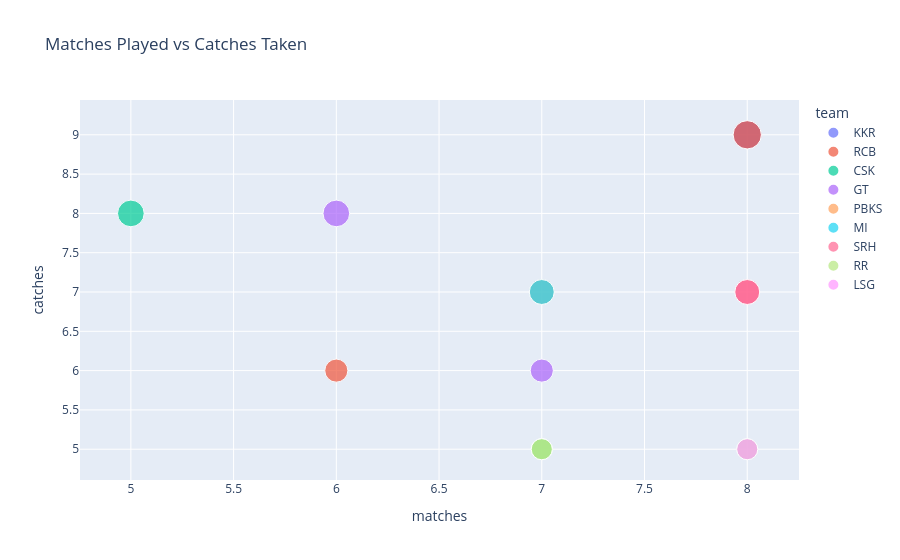

This figure's notebook cell:
### Code cell
fig = px.scatter(df, x="matches", y="catches", color="team", size="catches",
                 title="Matches Played vs Catches Taken")
fig.show()

### Figure 1 — Plotly figure (JSON) as saved in the notebook; plotly's stock layout.template omitted (floating-point values rounded to 4 significant figures)
{"data": [{"hovertemplate": "team=KKR<br>matches=%{x}<br>catches=%{marker.size}<extra></extra>", "legendgroup": "KKR", "marker": {"color": "#636efa", "size": [9], "sizemode": "area", "sizeref": 0.0225, "symbol": "circle"}, "mode": "markers", "name": "KKR", "orientation": "v", "showlegend": true, "type": "scatter", "x": [8], "xaxis": "x", "y": [9], "yaxis": "y"}, {"hovertemplate": "team=RCB<br>matches=%{x}<br>catches=%{marker.size}<extra></extra>", "legendgroup": "RCB", "marker": {"color": "#EF553B", "size": [9, 6], "sizemode": "area", "sizeref": 0.0225, "symbol": "circle"}, "mode": "markers", "name": "RCB", "orientation": "v", "showlegend": true, "type": "scatter", "x": [8, 6], "xaxis": "x", "y": [9, 6], "yaxis": "y"}, {"hovertemplate": "team=CSK<br>matches=%{x}<br>catches=%{marker.size}<extra></extra>", "legendgroup": "CSK", "marker": {"color": "#00cc96", "size": [8], "sizemode": "area", "sizeref": 0.0225, "symbol": "circle"}, "mode": "markers", "name": "CSK", "orientation": "v", "showlegend": true, "type": "scatter", "x": [5], "xaxis": "x", "y": [8], "yaxis": "y"}, {"hovertemplate": "team=GT<br>matches=%{x}<br>catches=%{marker.size}<extra></extra>", "legendgroup": "GT", "marker": {"color": "#ab63fa", "size": [8, 6], "sizemode": "area", "sizeref": 0.0225, "symbol": "circle"}, "mode": "markers", "name": "GT", "orientation": "v", "showlegend": true, "type": "scatter", "x": [6, 7], "xaxis": "x", "y": [8, 6], "yaxis": "y"}, {"hovertemplate": "team=PBKS<br>matches=%{x}<br>catches=%{marker.size}<extra></extra>", "legendgroup": "PBKS", "marker": {"color": "#FFA15A", "size": [7], "sizemode": "area", "sizeref": 0.0225, "symbol": "circle"}, "mode": "markers", "name": "PBKS", "orientation": "v", "showlegend": true, "type": "scatter", "x": [7], "xaxis": "x", "y": [7], "yaxis": "y"}, {"hovertemplate": "team=MI<br>matches=%{x}<br>catches=%{marker.size}<extra></extra>", "legendgroup": "MI", "marker": {"color": "#19d3f3", "size": [7, 5], "sizemode": "area", "sizeref": 0.0225, "symbol": "circle"}, "mode": "markers", "name": "MI", "orientation": "v", "showlegend": true, "type": "scatter", "x": [7, 7], "xaxis": "x", "y": [7, 5], "yaxis": "y"}, {"hovertemplate": "team=SRH<br>matches=%{x}<br>catches=%{marker.size}<extra></extra>", "legendgroup": "SRH", "marker": {"color": "#FF6692", "size": [7, 7], "sizemode": "area", "sizeref": 0.0225, "symbol": "circle"}, "mode": "markers", "name": "SRH", "orientation": "v", "showlegend": true, "type": "scatter", "x": [8, 8], "xaxis": "x", "y": [7, 7], "yaxis": "y"}, {"hovertemplate": "team=RR<br>matches=%{x}<br>catches=%{marker.size}<extra></extra>", "legendgroup": "RR", "marker": {"color": "#B6E880", "size": [5, 5, 5], "sizemode": "area", "sizeref": 0.0225, "symbol": "circle"}, "mode": "markers", "name": "RR", "orientation": "v", "showlegend": true, "type": "scatter", "x": [7, 7, 8], "xaxis": "x", "y": [5, 5, 5], "yaxis": "y"}, {"hovertemplate": "team=LSG<br>matches=%{x}<br>catches=%{marker.size}<extra></extra>", "legendgroup": "LSG", "marker": {"color": "#FF97FF", "size": [5], "sizemode": "area", "sizeref": 0.0225, "symbol": "circle"}, "mode": "markers", "name": "LSG", "orientation": "v", "showlegend": true, "type": "scatter", "x": [8], "xaxis": "x", "y": [5], "yaxis": "y"}], "layout": {"legend": {"itemsizing": "constant", "title": {"text": "team"}, "tracegroupgap": 0}, "title": {"text": "Matches Played vs Catches Taken"}, "xaxis": {"anchor": "y", "domain": [0, 1], "title": {"text": "matches"}}, "yaxis": {"anchor": "x", "domain": [0, 1], "title": {"text": "catches"}}}}
